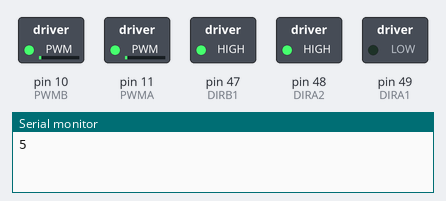
Bench run of a sketch on a simulated Arduino Mega 2560, built with avr-gcc and run on an emulated ATmega2560. Parts: switched loads named in the sketch (green lamp = pin HIGH), the last lines printed to the serial monitor.

Above: at 1.05 s.
At 2.3 s:
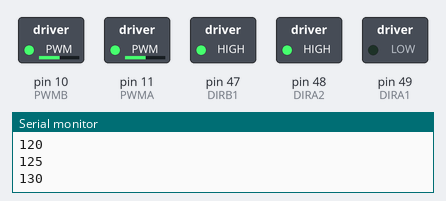
At 3.25 s:
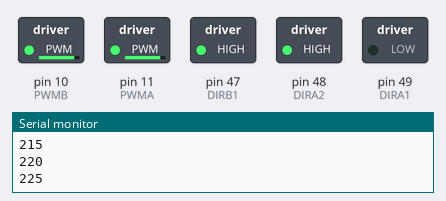
At 5.5 s:
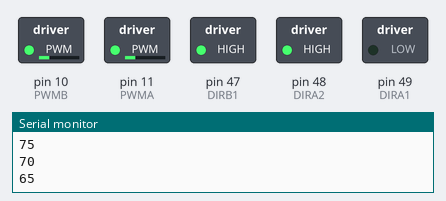
At 8.35 s:
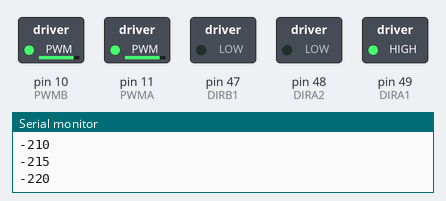
At 11.25 s:
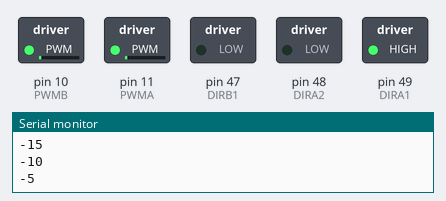
Timing chart, 0 to 14.4 s (numbered marks = the images above):
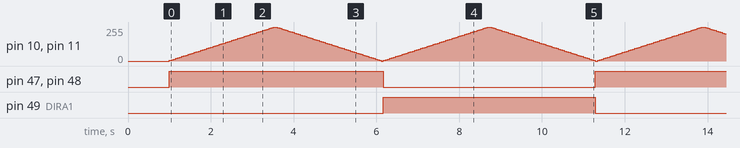

Measured:
- by itself, pin 47 (DIRB1), pin 48 (DIRA2): alternates HIGH for 5.2 s and LOW for 5.1 s
- by itself, pin 49 (DIRA1): alternates HIGH for 5.1 s and LOW for 5.2 s

The sketch:

DCMotorPinLibrarySpeedup.ino
```cpp
/* Testprogramm für die Ansteuerung der DC-Motoren mittels Arduino Pin Bibliothek */
#include "MeAuriga.h"

#define PWMA  11 // Motor A/Links
#define DIRA1 49
#define DIRA2 48
#define PWMB  10 // Motor B/Rights
#define DIRB1 47
#define DIRB2 46

void setup() {
  // PWM und Richtungspins setzen
  pinMode(PWMA,  OUTPUT);
  pinMode(DIRA1, OUTPUT);
  pinMode(DIRA2, OUTPUT);
  pinMode(PWMB,  OUTPUT);
  pinMode(DIRB1, OUTPUT);
  pinMode(DIRB1, OUTPUT);

  Serial.begin(115200);
  delay (1000);
}

int speed = 0;
bool upward = true;

void loop() {
  if (upward)
    speed += 5;
  else
    speed -= 5;
  if (speed > 255) {
    upward = false;
    speed = 255;
  }
  if (speed < -255) {
    upward = true;
    speed = -255;
  }
  Serial.println(speed);

  if (speed >= 0) {
    analogWrite (PWMA,  speed);
    digitalWrite(DIRA1, LOW);
    digitalWrite(DIRA2, HIGH);
    analogWrite (PWMB,  speed);
    digitalWrite(DIRB1, HIGH);
    digitalWrite(DIRB2, LOW);
  }
  else {
    analogWrite (PWMA,  -speed);
    digitalWrite(DIRA1, HIGH);
    digitalWrite(DIRA2, LOW);
    analogWrite (PWMB,  -speed);
    digitalWrite(DIRB1, LOW);
    digitalWrite(DIRB2, HIGH);
  }
  delay(50);
}
```
